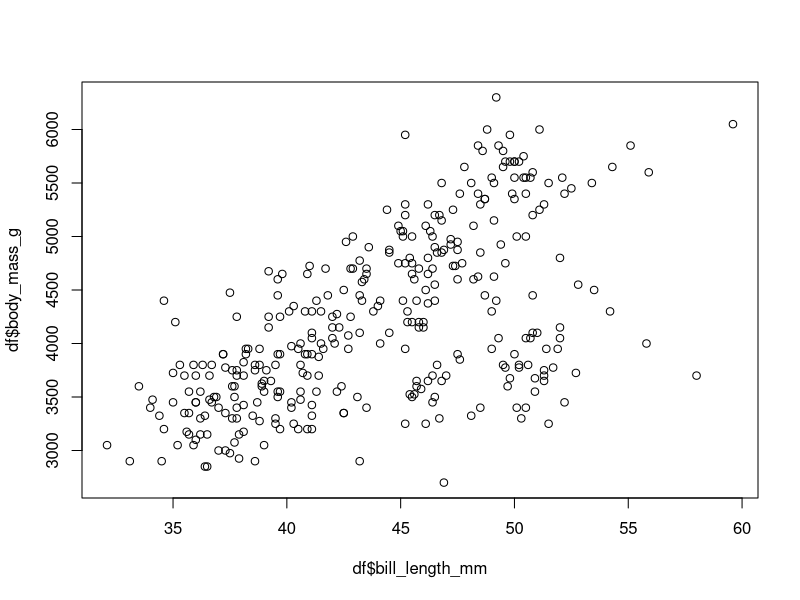
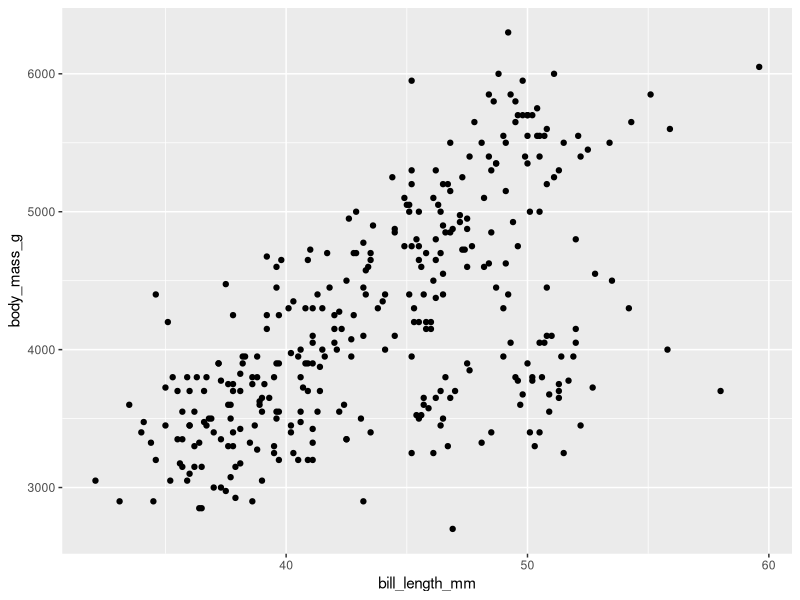
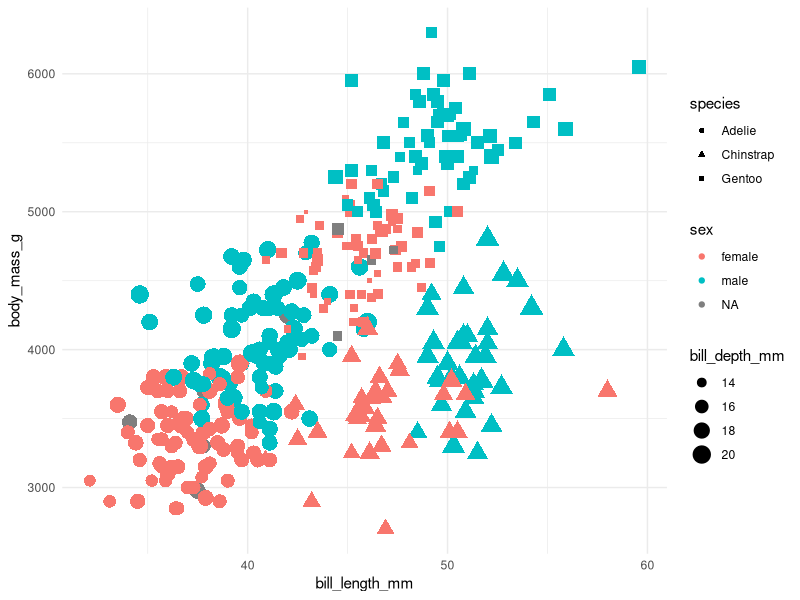
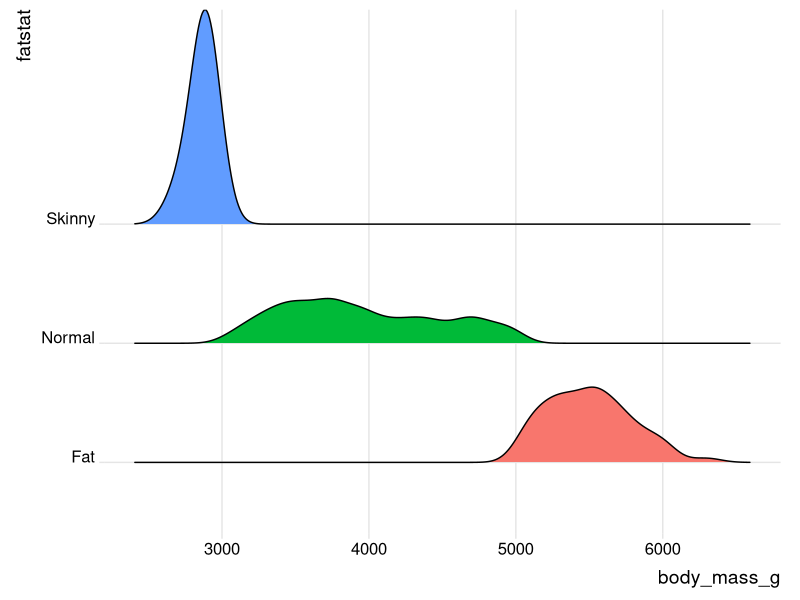
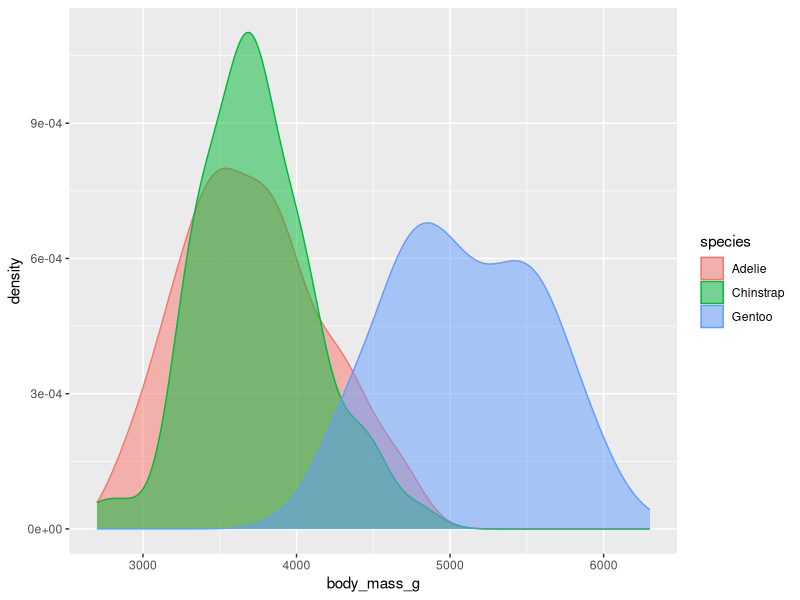
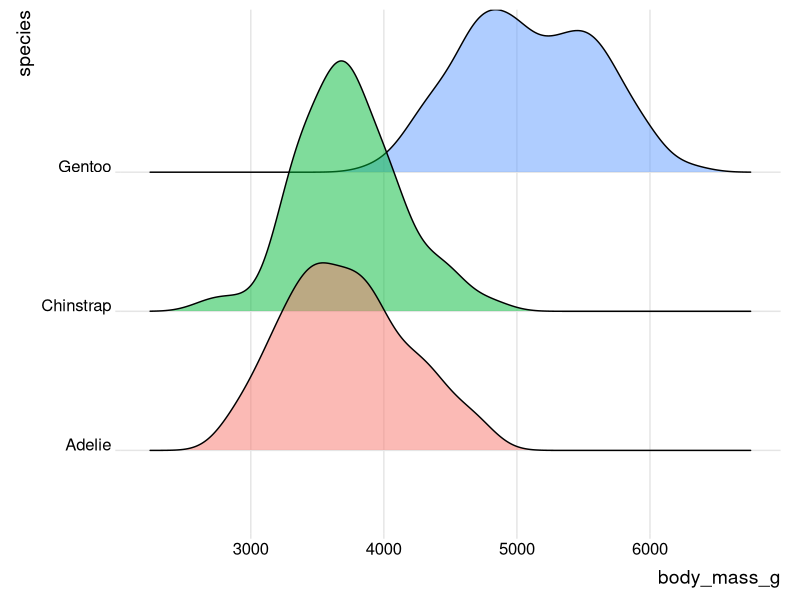
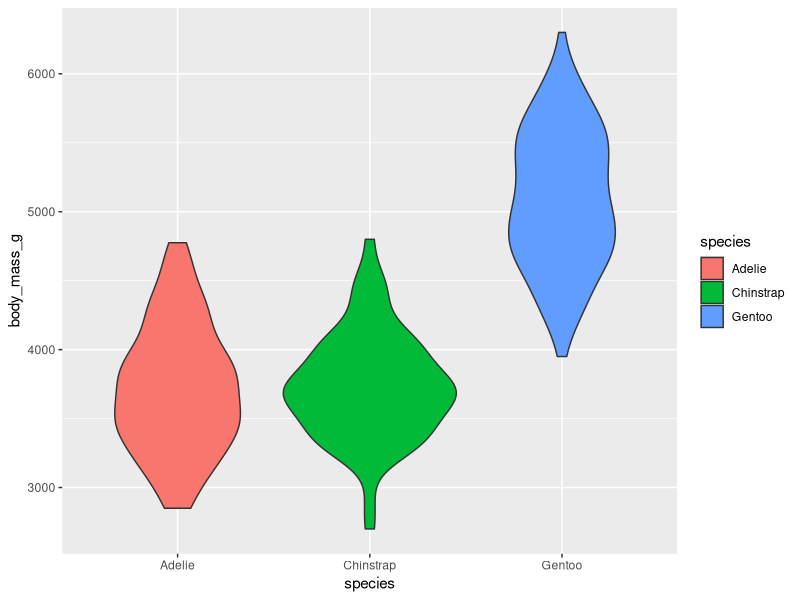
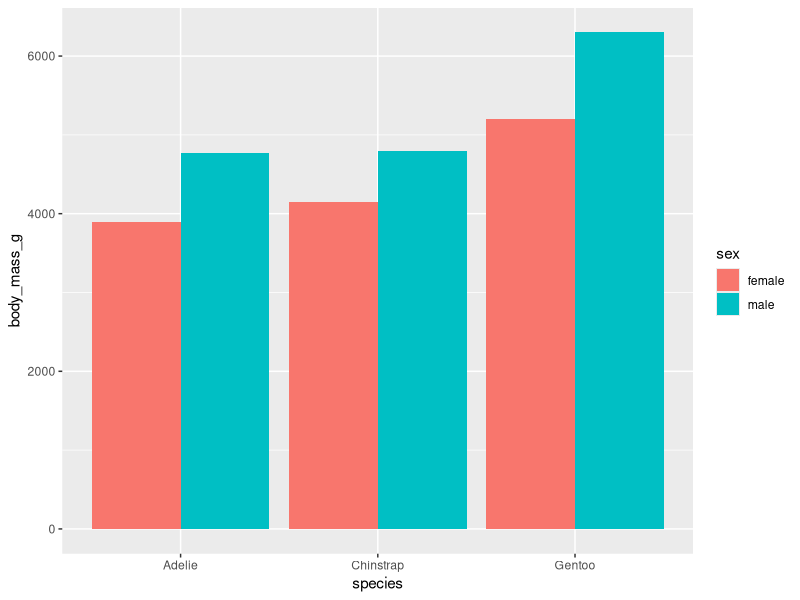

The R source for these figures, in order:
## Using penguin data
## add a new col (fatstat)
## for penguins weight more than 5000g --> 
## for penguins weight <= 5000g and more than 3000g -->
## for penguins weight <= 3000g -->

install.packages('palmerpenguins')
library(dplyr)
library(palmerpenguins)
library(ggplot2)
library(purrr)
df <- pedf <- pedf <- penguins

df <- df %>%
  mutate(fatstat = case_when(
    body_mass_g > 5000 ~ "Fat",
    body_mass_g < 3000 ~ "Skinny",
    body_mass_g <= 5000 & body_mass_g > 3000 ~ "Normal"
    ))

df[df$body_mass_g <= 5000 & df$body_mass_g > 3000, 'fatstat']



# Plotting functions
plot(df$bill_length_mm, df$body_mass_g)

ggplot(
  aes(x=bill_length_mm, y=body_mass_g),
  data=df) +
  geom_point()


df %>% 
  ggplot(
    aes(x=bill_length_mm, 
        y=body_mass_g,
        color=sex,
        shape=species,
        size=bill_depth_mm)) +
  geom_point() +
  theme_minimal()



## Take a look of your new penguin data
## make a cool graph
install.packages('ggridges')
library(ggridges)
## Ridge plot
na.omit(df) %>% 
  ggplot(aes(x=body_mass_g,
             y=fatstat,
             fill=fatstat)) +
  geom_density_ridges() +
  theme_ridges() + 
  theme(legend.position = 'none')

## Ridge Overlapping density plot
na.omit(df) %>% 
  ggplot(aes(x=body_mass_g,
             color=species,
             fill=species)) +
  geom_density(alpha = 0.5) 



na.omit(df) %>% 
  ggplot(aes(x=body_mass_g,
             y=species,
             fill=species)) +
  geom_density_ridges(alpha=0.5) +
  theme_ridges() + 
  theme(legend.position = 'none')


na.omit(df) %>% 
  ggplot(aes(y=body_mass_g,
             x=species, fill=species)) +
  geom_violin()

## Find the total mass of all the penguins matching 'Gentoo'
gentoo <- df[df$species == 'Gentoo' & !is.na(df$body_mass_g), ]
sum(gentoo$body_mass_g)

df %>% 
  filter(species=='Gentoo') %>% 
  pluck('body_mass_g') %>% 
  sum(na.rm=T)




## Plot average body mass of penguins by sex and species
na.omit(df) %>% 
  ggplot(aes(y=body_mass_g, 
             x=species, 
             fill=sex)) +
  geom_bar(stat = 'identity',position='dodge')

grouped_means <- na.omit(df) %>%
  group_by(species, sex) %>%
  summarise(mean_mass = mean(body_mass_g, na.rm = TRUE))

grouped_means %>% 
  ggplot(aes(y=mean_mass, 
             x=species, 
             fill=sex)) + 
  geom_bar(stat='identity', position='dodge')
